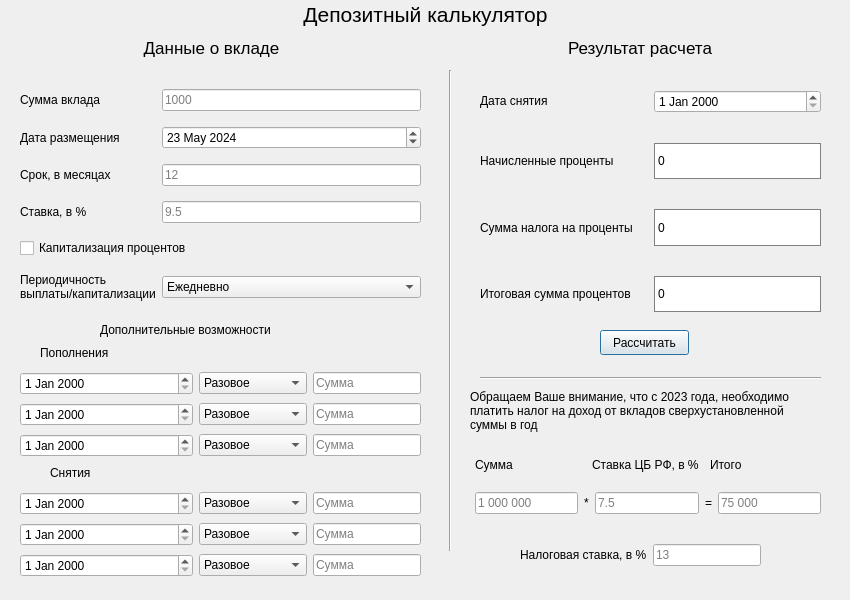
<?xml version="1.0" encoding="UTF-8"?>
<ui version="4.0">
 <class>DepositWindow</class>
 <widget class="QDialog" name="DepositWindow">
  <property name="enabled">
   <bool>true</bool>
  </property>
  <property name="geometry">
   <rect>
    <x>0</x>
    <y>0</y>
    <width>850</width>
    <height>600</height>
   </rect>
  </property>
  <property name="windowTitle">
   <string>Deposit calculator</string>
  </property>
  <widget class="Line" name="line_vert">
   <property name="geometry">
    <rect>
     <x>440</x>
     <y>70</y>
     <width>20</width>
     <height>481</height>
    </rect>
   </property>
   <property name="orientation">
    <enum>Qt::Vertical</enum>
   </property>
  </widget>
  <widget class="QPushButton" name="push_deposit_calc">
   <property name="geometry">
    <rect>
     <x>600</x>
     <y>330</y>
     <width>89</width>
     <height>25</height>
    </rect>
   </property>
   <property name="text">
    <string>Рассчитать</string>
   </property>
  </widget>
  <widget class="QLabel" name="label_extra">
   <property name="geometry">
    <rect>
     <x>100</x>
     <y>320</y>
     <width>231</width>
     <height>20</height>
    </rect>
   </property>
   <property name="text">
    <string>Дополнительные возможности</string>
   </property>
  </widget>
  <widget class="Line" name="line_goriz">
   <property name="geometry">
    <rect>
     <x>480</x>
     <y>370</y>
     <width>341</width>
     <height>16</height>
    </rect>
   </property>
   <property name="orientation">
    <enum>Qt::Horizontal</enum>
   </property>
  </widget>
  <widget class="QLabel" name="label_warn_tax">
   <property name="geometry">
    <rect>
     <x>470</x>
     <y>380</y>
     <width>351</width>
     <height>61</height>
    </rect>
   </property>
   <property name="text">
    <string>Обращаем Ваше внимание, что с 2023 года, необходимо платить налог на доход от вкладов сверхустановленной суммы в год</string>
   </property>
   <property name="scaledContents">
    <bool>false</bool>
   </property>
   <property name="wordWrap">
    <bool>true</bool>
   </property>
  </widget>
  <widget class="QWidget" name="layoutWidget">
   <property name="geometry">
    <rect>
     <x>0</x>
     <y>0</y>
     <width>851</width>
     <height>61</height>
    </rect>
   </property>
   <layout class="QGridLayout" name="gridLayout_deposit">
    <item row="0" column="0" colspan="2">
     <widget class="QLabel" name="label_deposit">
      <property name="font">
       <font>
        <pointsize>16</pointsize>
       </font>
      </property>
      <property name="text">
       <string>Депозитный калькулятор</string>
      </property>
      <property name="alignment">
       <set>Qt::AlignCenter</set>
      </property>
     </widget>
    </item>
    <item row="1" column="0">
     <widget class="QLabel" name="label_input">
      <property name="font">
       <font>
        <pointsize>13</pointsize>
       </font>
      </property>
      <property name="text">
       <string>Данные о вкладе</string>
      </property>
      <property name="alignment">
       <set>Qt::AlignCenter</set>
      </property>
     </widget>
    </item>
    <item row="1" column="1">
     <widget class="QLabel" name="label_output">
      <property name="font">
       <font>
        <pointsize>13</pointsize>
       </font>
      </property>
      <property name="text">
       <string>Результат расчета</string>
      </property>
      <property name="alignment">
       <set>Qt::AlignCenter</set>
      </property>
     </widget>
    </item>
   </layout>
  </widget>
  <widget class="QWidget" name="layoutWidget">
   <property name="geometry">
    <rect>
     <x>10</x>
     <y>80</y>
     <width>411</width>
     <height>231</height>
    </rect>
   </property>
   <layout class="QGridLayout" name="gridLayout_2_deposit">
    <property name="leftMargin">
     <number>10</number>
    </property>
    <item row="5" column="0">
     <widget class="QLabel" name="label_periodicity">
      <property name="text">
       <string>Периодичность выплаты/капитализации</string>
      </property>
      <property name="wordWrap">
       <bool>true</bool>
      </property>
     </widget>
    </item>
    <item row="1" column="1">
     <widget class="QDateEdit" name="date_input">
      <property name="date">
       <date>
        <year>2024</year>
        <month>5</month>
        <day>23</day>
       </date>
      </property>
     </widget>
    </item>
    <item row="1" column="0">
     <widget class="QLabel" name="label_input_date">
      <property name="text">
       <string>Дата размещения</string>
      </property>
     </widget>
    </item>
    <item row="2" column="0">
     <widget class="QLabel" name="label_time">
      <property name="text">
       <string>Срок, в месяцах</string>
      </property>
     </widget>
    </item>
    <item row="5" column="1">
     <widget class="QComboBox" name="combo_periodicity">
      <property name="currentText">
       <string>Ежедневно</string>
      </property>
      <item>
       <property name="text">
        <string>Ежедневно</string>
       </property>
      </item>
      <item>
       <property name="text">
        <string>Раз в неделю</string>
       </property>
      </item>
      <item>
       <property name="text">
        <string>Раз в месяц</string>
       </property>
      </item>
      <item>
       <property name="text">
        <string>Раз в квартал</string>
       </property>
      </item>
      <item>
       <property name="text">
        <string>Раз в год</string>
       </property>
      </item>
      <item>
       <property name="text">
        <string>В конце срока</string>
       </property>
      </item>
     </widget>
    </item>
    <item row="3" column="1">
     <widget class="QLineEdit" name="line_rate">
      <property name="placeholderText">
       <string>9.5</string>
      </property>
     </widget>
    </item>
    <item row="4" column="0" colspan="2">
     <widget class="QCheckBox" name="check_capitalization">
      <property name="text">
       <string>Капитализация процентов</string>
      </property>
     </widget>
    </item>
    <item row="2" column="1">
     <widget class="QLineEdit" name="line_time">
      <property name="placeholderText">
       <string>12</string>
      </property>
     </widget>
    </item>
    <item row="0" column="1">
     <widget class="QLineEdit" name="line_sum">
      <property name="placeholderText">
       <string>1000</string>
      </property>
     </widget>
    </item>
    <item row="3" column="0">
     <widget class="QLabel" name="label_rate">
      <property name="text">
       <string>Ставка, в %</string>
      </property>
     </widget>
    </item>
    <item row="0" column="0">
     <widget class="QLabel" name="label_sum">
      <property name="text">
       <string>Сумма вклада</string>
      </property>
     </widget>
    </item>
   </layout>
  </widget>
  <widget class="QWidget" name="layoutWidget">
   <property name="geometry">
    <rect>
     <x>470</x>
     <y>90</y>
     <width>351</width>
     <height>222</height>
    </rect>
   </property>
   <layout class="QGridLayout" name="gridLayout_5_deposit">
    <property name="leftMargin">
     <number>10</number>
    </property>
    <property name="verticalSpacing">
     <number>30</number>
    </property>
    <item row="2" column="0">
     <widget class="QLabel" name="label_calc_tax_sum">
      <property name="styleSheet">
       <string notr="true"/>
      </property>
      <property name="text">
       <string>Сумма налога на проценты</string>
      </property>
     </widget>
    </item>
    <item row="0" column="1">
     <widget class="QDateEdit" name="date_output"/>
    </item>
    <item row="2" column="1">
     <widget class="QLabel" name="label_calc_sum_tax_enter">
      <property name="styleSheet">
       <string notr="true">QLabel {
border:1px solid gray;
background-color:#FFFFFF;
}
</string>
      </property>
      <property name="text">
       <string>0</string>
      </property>
     </widget>
    </item>
    <item row="1" column="0">
     <widget class="QLabel" name="label_calcul_perc">
      <property name="text">
       <string>Начисленные проценты</string>
      </property>
     </widget>
    </item>
    <item row="3" column="1">
     <widget class="QLabel" name="label_calc_total_sum_perc_enter">
      <property name="styleSheet">
       <string notr="true">QLabel {
border:1px solid gray;
background-color:#FFFFFF;
}
</string>
      </property>
      <property name="text">
       <string>0</string>
      </property>
     </widget>
    </item>
    <item row="1" column="1">
     <widget class="QLabel" name="label_calc_perc_enter">
      <property name="styleSheet">
       <string notr="true">QLabel {
border:1px solid gray;
background-color:#FFFFFF;
}
</string>
      </property>
      <property name="text">
       <string>0</string>
      </property>
     </widget>
    </item>
    <item row="0" column="0" alignment="Qt::AlignVCenter">
     <widget class="QLabel" name="label_output_date">
      <property name="text">
       <string>Дата снятия</string>
      </property>
     </widget>
    </item>
    <item row="3" column="0">
     <widget class="QLabel" name="label_total_sum_perc">
      <property name="text">
       <string>Итоговая сумма процентов</string>
      </property>
     </widget>
    </item>
   </layout>
  </widget>
  <widget class="QWidget" name="layoutWidget">
   <property name="geometry">
    <rect>
     <x>470</x>
     <y>449</y>
     <width>351</width>
     <height>31</height>
    </rect>
   </property>
   <layout class="QGridLayout" name="gridLayout_6_deposit">
    <property name="leftMargin">
     <number>5</number>
    </property>
    <item row="0" column="0">
     <widget class="QLabel" name="label_sum_free_tax">
      <property name="text">
       <string>Сумма</string>
      </property>
     </widget>
    </item>
    <item row="0" column="1">
     <widget class="QLabel" name="label_cb_rate">
      <property name="text">
       <string>Ставка ЦБ РФ, в %</string>
      </property>
     </widget>
    </item>
    <item row="0" column="2">
     <widget class="QLabel" name="label_total_free_sum">
      <property name="text">
       <string>Итого</string>
      </property>
     </widget>
    </item>
   </layout>
  </widget>
  <widget class="QWidget" name="layoutWidget">
   <property name="geometry">
    <rect>
     <x>470</x>
     <y>490</y>
     <width>351</width>
     <height>27</height>
    </rect>
   </property>
   <layout class="QGridLayout" name="gridLayout_7_deposit">
    <property name="leftMargin">
     <number>5</number>
    </property>
    <item row="0" column="0">
     <widget class="QLineEdit" name="line_sum_free_tax">
      <property name="placeholderText">
       <string>1 000 000</string>
      </property>
     </widget>
    </item>
    <item row="0" column="1">
     <widget class="QLabel" name="label_mul_sign">
      <property name="text">
       <string>*</string>
      </property>
     </widget>
    </item>
    <item row="0" column="2">
     <widget class="QLineEdit" name="line_cb_rate">
      <property name="placeholderText">
       <string>7.5</string>
      </property>
     </widget>
    </item>
    <item row="0" column="3">
     <widget class="QLabel" name="label_eq_sign">
      <property name="text">
       <string>=</string>
      </property>
     </widget>
    </item>
    <item row="0" column="4">
     <widget class="QLineEdit" name="line_total_free_sum">
      <property name="placeholderText">
       <string>75 000</string>
      </property>
     </widget>
    </item>
   </layout>
  </widget>
  <widget class="QWidget" name="layoutWidget">
   <property name="geometry">
    <rect>
     <x>500</x>
     <y>540</y>
     <width>261</width>
     <height>31</height>
    </rect>
   </property>
   <layout class="QGridLayout" name="gridLayout_8_deposit" columnstretch="2,1,0">
    <item row="0" column="2">
     <widget class="QLineEdit" name="line_tax_rate">
      <property name="placeholderText">
       <string>13</string>
      </property>
     </widget>
    </item>
    <item row="0" column="1">
     <widget class="QLabel" name="label_tax_rate">
      <property name="text">
       <string>Налоговая ставка, в %</string>
      </property>
     </widget>
    </item>
   </layout>
  </widget>
  <widget class="QWidget" name="layoutWidget">
   <property name="geometry">
    <rect>
     <x>10</x>
     <y>370</y>
     <width>411</width>
     <height>92</height>
    </rect>
   </property>
   <layout class="QGridLayout" name="gridLayout_refill_deposit" columnstretch="1,0,0">
    <property name="leftMargin">
     <number>10</number>
    </property>
    <item row="0" column="2">
     <widget class="QLineEdit" name="line_refill_sum">
      <property name="placeholderText">
       <string>Сумма</string>
      </property>
     </widget>
    </item>
    <item row="0" column="0">
     <widget class="QDateEdit" name="date_refill_1"/>
    </item>
    <item row="1" column="0">
     <widget class="QDateEdit" name="date_refill_2"/>
    </item>
    <item row="1" column="2">
     <widget class="QLineEdit" name="line_refill_sum_2">
      <property name="placeholderText">
       <string>Сумма</string>
      </property>
     </widget>
    </item>
    <item row="2" column="0">
     <widget class="QDateEdit" name="date_refill_3"/>
    </item>
    <item row="2" column="2">
     <widget class="QLineEdit" name="line_refill_sum_3">
      <property name="placeholderText">
       <string>Сумма</string>
      </property>
     </widget>
    </item>
    <item row="0" column="1">
     <widget class="QComboBox" name="combo_periodicity_refill_1">
      <property name="currentText">
       <string>Разовое</string>
      </property>
      <item>
       <property name="text">
        <string>Разовое</string>
       </property>
      </item>
      <item>
       <property name="text">
        <string>Ежедневно</string>
       </property>
      </item>
      <item>
       <property name="text">
        <string>Раз в неделю</string>
       </property>
      </item>
      <item>
       <property name="text">
        <string>Раз в месяц</string>
       </property>
      </item>
      <item>
       <property name="text">
        <string>Раз в квартал</string>
       </property>
      </item>
      <item>
       <property name="text">
        <string>Раз в год</string>
       </property>
      </item>
     </widget>
    </item>
    <item row="1" column="1">
     <widget class="QComboBox" name="combo_periodicity_refill_2">
      <property name="currentText">
       <string>Разовое</string>
      </property>
      <item>
       <property name="text">
        <string>Разовое</string>
       </property>
      </item>
      <item>
       <property name="text">
        <string>Ежедневно</string>
       </property>
      </item>
      <item>
       <property name="text">
        <string>Раз в неделю</string>
       </property>
      </item>
      <item>
       <property name="text">
        <string>Раз в месяц</string>
       </property>
      </item>
      <item>
       <property name="text">
        <string>Раз в квартал</string>
       </property>
      </item>
      <item>
       <property name="text">
        <string>Раз в год</string>
       </property>
      </item>
     </widget>
    </item>
    <item row="2" column="1">
     <widget class="QComboBox" name="combo_periodicity_refill_3">
      <property name="currentText">
       <string>Разовое</string>
      </property>
      <item>
       <property name="text">
        <string>Разовое</string>
       </property>
      </item>
      <item>
       <property name="text">
        <string>Ежедневно</string>
       </property>
      </item>
      <item>
       <property name="text">
        <string>Раз в неделю</string>
       </property>
      </item>
      <item>
       <property name="text">
        <string>Раз в месяц</string>
       </property>
      </item>
      <item>
       <property name="text">
        <string>Раз в квартал</string>
       </property>
      </item>
      <item>
       <property name="text">
        <string>Раз в год</string>
       </property>
      </item>
     </widget>
    </item>
   </layout>
  </widget>
  <widget class="QLabel" name="label_refill">
   <property name="geometry">
    <rect>
     <x>40</x>
     <y>340</y>
     <width>118</width>
     <height>25</height>
    </rect>
   </property>
   <property name="text">
    <string>Пополнения</string>
   </property>
  </widget>
  <widget class="QLabel" name="label_cut">
   <property name="geometry">
    <rect>
     <x>50</x>
     <y>460</y>
     <width>118</width>
     <height>25</height>
    </rect>
   </property>
   <property name="text">
    <string>Снятия</string>
   </property>
  </widget>
  <widget class="QWidget" name="layoutWidget_2">
   <property name="geometry">
    <rect>
     <x>10</x>
     <y>490</y>
     <width>411</width>
     <height>92</height>
    </rect>
   </property>
   <layout class="QGridLayout" name="gridLayout_cut_deposit" columnstretch="1,0,0">
    <property name="leftMargin">
     <number>10</number>
    </property>
    <item row="0" column="2">
     <widget class="QLineEdit" name="line_cut_sum_1">
      <property name="placeholderText">
       <string>Сумма</string>
      </property>
     </widget>
    </item>
    <item row="1" column="0">
     <widget class="QDateEdit" name="date_cut_2"/>
    </item>
    <item row="1" column="2">
     <widget class="QLineEdit" name="line_cut_sum_2">
      <property name="placeholderText">
       <string>Сумма</string>
      </property>
     </widget>
    </item>
    <item row="2" column="0">
     <widget class="QDateEdit" name="date_cut_3"/>
    </item>
    <item row="2" column="2">
     <widget class="QLineEdit" name="line_cut_sum_3">
      <property name="placeholderText">
       <string>Сумма</string>
      </property>
     </widget>
    </item>
    <item row="0" column="0">
     <widget class="QDateEdit" name="date_cut_1"/>
    </item>
    <item row="0" column="1">
     <widget class="QComboBox" name="combo_periodicity_cut_1">
      <property name="currentText">
       <string>Разовое</string>
      </property>
      <item>
       <property name="text">
        <string>Разовое</string>
       </property>
      </item>
      <item>
       <property name="text">
        <string>Ежедневно</string>
       </property>
      </item>
      <item>
       <property name="text">
        <string>Раз в неделю</string>
       </property>
      </item>
      <item>
       <property name="text">
        <string>Раз в месяц</string>
       </property>
      </item>
      <item>
       <property name="text">
        <string>Раз в квартал</string>
       </property>
      </item>
      <item>
       <property name="text">
        <string>Раз в год</string>
       </property>
      </item>
     </widget>
    </item>
    <item row="1" column="1">
     <widget class="QComboBox" name="combo_periodicity_cut_2">
      <property name="currentText">
       <string>Разовое</string>
      </property>
      <item>
       <property name="text">
        <string>Разовое</string>
       </property>
      </item>
      <item>
       <property name="text">
        <string>Ежедневно</string>
       </property>
      </item>
      <item>
       <property name="text">
        <string>Раз в неделю</string>
       </property>
      </item>
      <item>
       <property name="text">
        <string>Раз в месяц</string>
       </property>
      </item>
      <item>
       <property name="text">
        <string>Раз в квартал</string>
       </property>
      </item>
      <item>
       <property name="text">
        <string>Раз в год</string>
       </property>
      </item>
     </widget>
    </item>
    <item row="2" column="1">
     <widget class="QComboBox" name="combo_periodicity_cut_3">
      <property name="currentText">
       <string>Разовое</string>
      </property>
      <item>
       <property name="text">
        <string>Разовое</string>
       </property>
      </item>
      <item>
       <property name="text">
        <string>Ежедневно</string>
       </property>
      </item>
      <item>
       <property name="text">
        <string>Раз в неделю</string>
       </property>
      </item>
      <item>
       <property name="text">
        <string>Раз в месяц</string>
       </property>
      </item>
      <item>
       <property name="text">
        <string>Раз в квартал</string>
       </property>
      </item>
      <item>
       <property name="text">
        <string>Раз в год</string>
       </property>
      </item>
     </widget>
    </item>
   </layout>
  </widget>
 </widget>
 <resources/>
 <connections/>
</ui>
